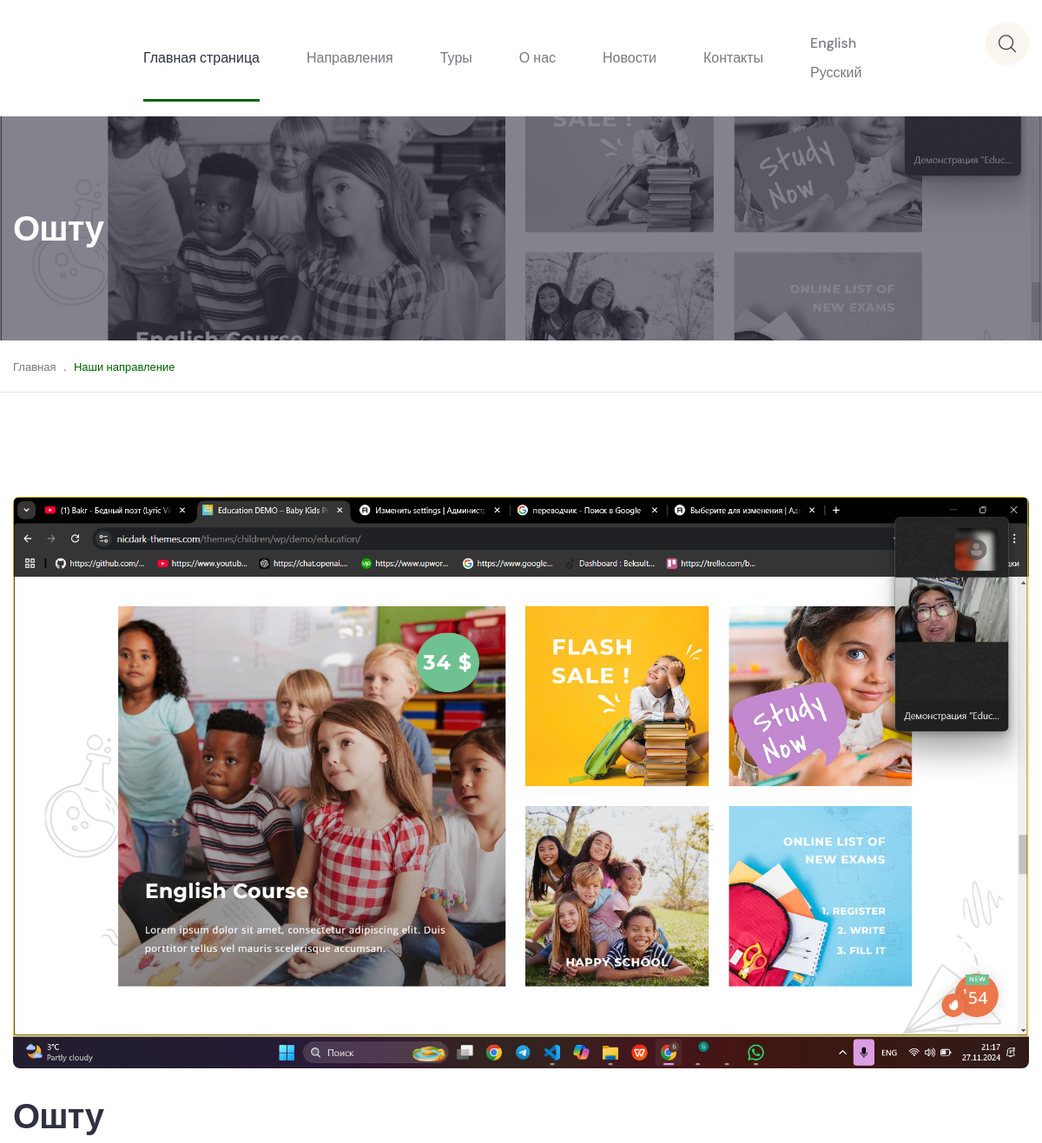
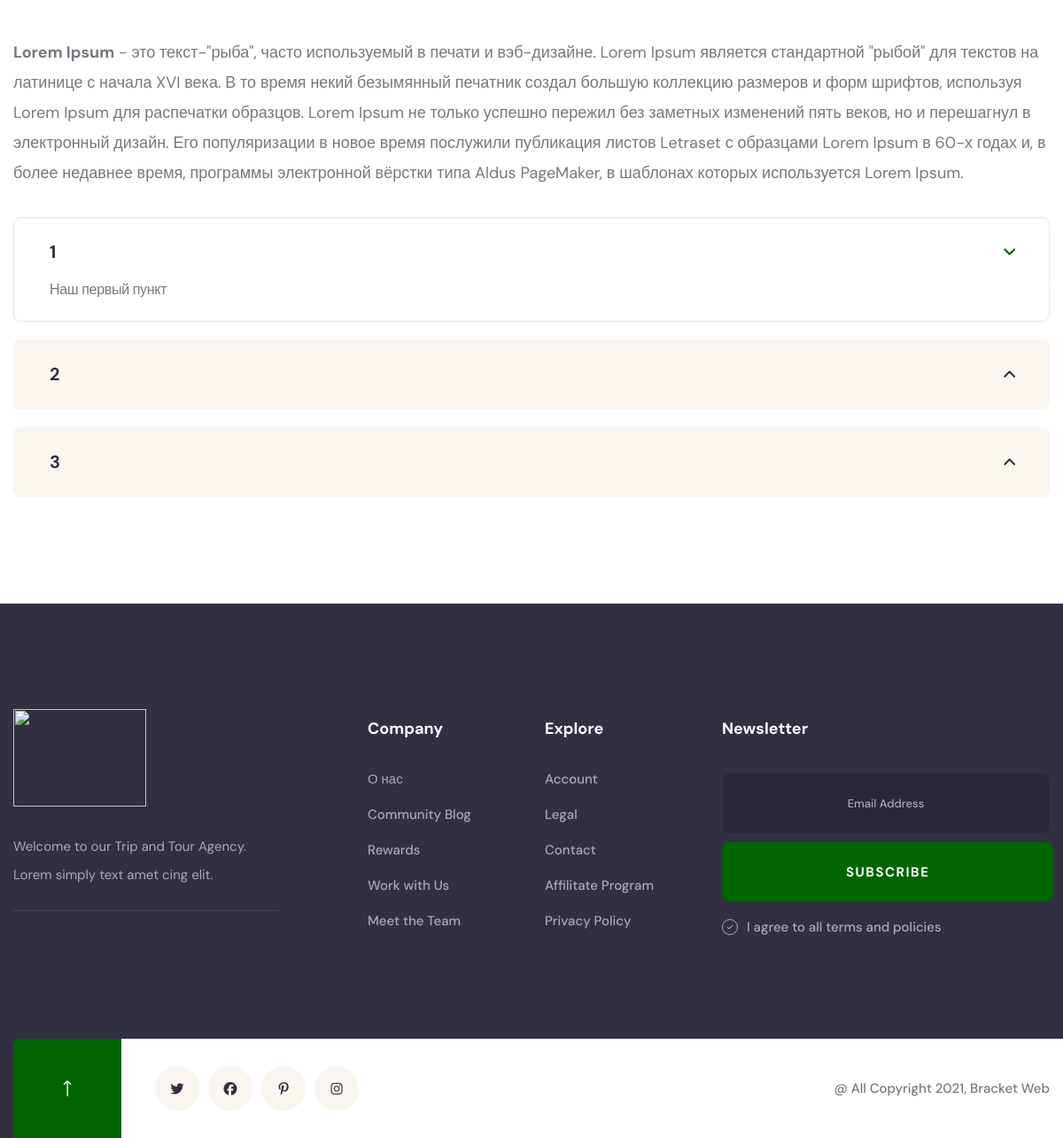
The page /ru/destinations/4/ on the database its author committed (2 pictures, top to bottom).
### app/destinations/models.py (models this page shows, shortened)
class DestinationsModels(models.Model):
    title = models.CharField(
        max_length=155,
        verbose_name='Заголовка'
    )
    image = models.ImageField(
        upload_to='destinations',
        verbose_name='Фото'
    )
    descriptions = RichTextField(
        verbose_name='Описание В деталей'
    )
    class Meta:
        verbose_name_plural = 'Наши направление'

class DestinationsPynkt(models.Model):
    title = models.CharField(
        max_length=155,
        verbose_name='Заголовка'
    )
    descriptions = RichTextField(
        verbose_name='Описание'
    )
    is_active = models.BooleanField(
        default=False,
        verbose_name='Активен?'
    )
    class Meta:
        verbose_name_plural = 'Пункты наших направления'

### app/destinations/views.py (the view)
# urls.py: path('destinations/<int:id>/', DestinationsDetailsView.as_view(), name='destinations-details'),
class DestinationsDetailsView(TemplateView):
    template_name = 'destinations/destinations-details.html'
    def get_context_data(self, **kwargs):
        context = super().get_context_data(**kwargs)
        try:
            destination = DestinationsService.get_destination_by_id(kwargs['id'])
            if not destination:
                raise Http404("Направление не найдено")
            destination_details = DestinationsService.get_destination_details_by_destination(destination)
            destination_details_pynkt = DestinationsService.get_all_destinationspynkt()
            context.update({
                'destination_id': destination,
                'destination_details': destination_details,
                'destination_details_pynkt': destination_details_pynkt,
            })
        except Exception as e:
            context['error'] = str(e)
        return context

### app/destinations/services.py (called while the page is built)
    @staticmethod
    def get_all_destinationspynkt():
        return DestinationsPynkt.objects.all()

    @staticmethod
    def get_destination_by_id(id):
        try:
            return DestinationsModels.objects.get(id=id)
        except ObjectDoesNotExist:
            return None

    @staticmethod
    def get_destination_details_by_destination(destination):
        return DestinationsDetailModels.objects.filter(destination=destination)

### templates/destinations/destinations-details.html (shortened to what this page needs)
{% extends 'include/homepage.html' %}
{%load static%}
{%block content%}
<div class="page-wrapper">
    {% include 'include/header.html' %}
    <section class="page-header">
        <div class="page-header__top">
            <div class="page-header-bg" style="background-image: url({{ destination_id.image.url }})">
            </div>
            <div class="page-header-bg-overly"></div>
            <div class="container">
                <div class="page-header__top-inner">
                    <h2>{{ destination_id.title }}</h2>
                </div>
            </div>
        </div>
        <div class="page-header__bottom">
            <div class="container">
                <div class="page-header__bottom-inner">
                    <ul class="thm-breadcrumb list-unstyled">
                        <li><a href="{% url 'index' %}">Главная</a></li>
                        <li><span>.</span></li>
                        <li class="active">Наши направление</li>
                    </ul>
                </div>
            </div>
        </div>
    </section>
    <section class="destinations-details">
        <div class="container">
            <div class="row">
                <div class="col-xl-8 col-lg-7">
                    <div class="destinations-details__left">
                        <div class="destinations-details__img">
                            <img src="{{ destination_id.image.url }}" alt="">
                        </div>
                        <div class="destinations-details__discover">
                            <h3 class="destinations-details__title">{{ destination_id.title }}</h3>
                            <p class="destinations-details__discover-text-1">{{ destination_id.descriptions|safe }}</p>
                        </div>
                        <div class="destinations-details__faq">
                            <div class="accrodion-grp" data-grp-name="faq-one-accrodion">
                                {% for pynkt in destination_details_pynkt %}
                                <div class="accrodion {% if pynkt.is_active %}active{% endif %}">
                                    <div class="accrodion-title">
                                        <h4>{{ pynkt.title }}</h4>
                                    </div>
                                    <div class="accrodion-content">
                                        <div class="inner">
                                            <p>{{ pynkt.descriptions|safe }}</p>
                                        </div>
                                    </div>
                                </div>
                                {% endfor %}
                            </div>
                        </div>
                    </div>
                </div>
            </div>
        </div>
    </section>
    {% include 'include/footer.html' %}
</div>
{% endblock %}

### rows shown on the page
DestinationsModels: image (picture), title "Ошту", descriptions "Lorem Ipsum - это текст-\"рыба\", часто используемый в печати и вэб-дизайне. Lorem Ipsum является стандартной \"рыбой\" для текстов на латинице с начала XVI века. В то время некий безымянный печатник создал большую коллекцию размеров и форм шрифтов, используя Lorem Ipsum для распечатки образцов. Lorem Ipsum не только успешно пережил без заметных изменений пять веков, но и перешагнул в электронный дизайн. Его популяризации в новое время послужили публикация листов Letraset с образцами Lorem Ipsum в 60-х годах и, в более недавнее время, программы электронной вёрстки типа Aldus PageMaker, в шаблонах которых используется Lorem Ipsum."
DestinationsPynkt: title "1", descriptions "Наш первый пункт"
DestinationsPynkt: title "2"
DestinationsPynkt: title "3"
